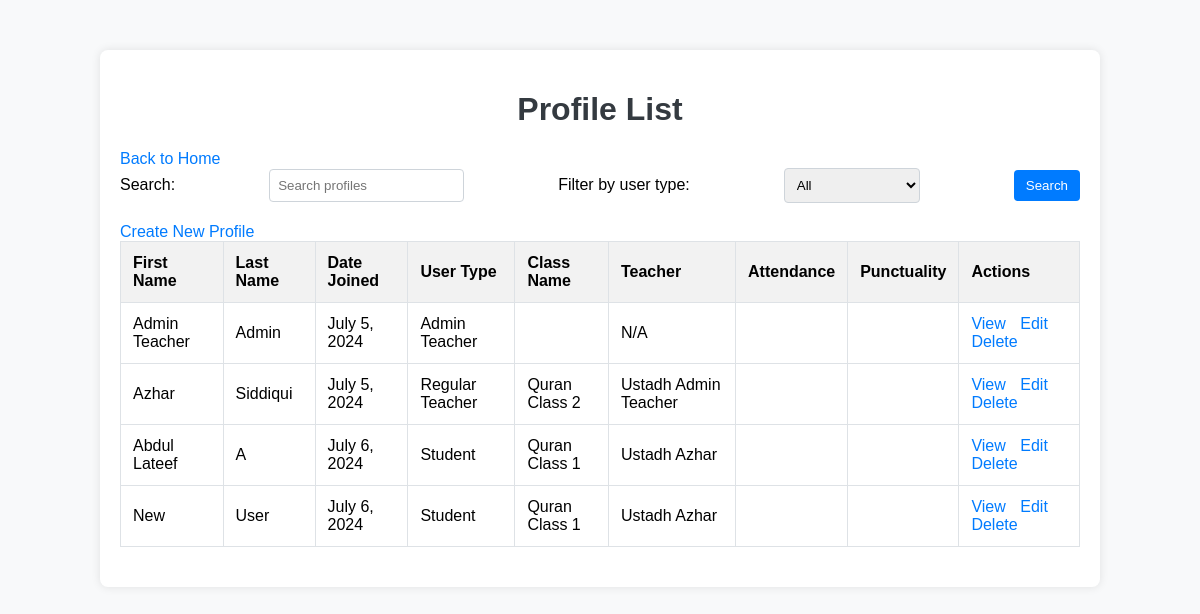
The app's page /accounts/profiles/ (signed in) with its own data.
### accounts/models.py (models this page shows, shortened)
class Profile(models.Model):
    ADMIN_TEACHER = 'admin_teacher'
    REGULAR_TEACHER = 'regular_teacher'
    STUDENT = 'student'
    WAITING_LIST = 'waiting_list'
    USER_TYPE_CHOICES = [
        (ADMIN_TEACHER, 'Admin Teacher'),
        (REGULAR_TEACHER, 'Regular Teacher'),
        (STUDENT, 'Student'),
        (WAITING_LIST, 'Waiting List'),
    ]
    user = models.OneToOneField(User, on_delete=models.CASCADE)
    user_type = models.CharField(max_length=20, choices=USER_TYPE_CHOICES, default=WAITING_LIST)
    class_name = models.ForeignKey(ClassName, on_delete=models.SET_NULL, null=True,blank=True, related_name='students')
    class Meta:
        verbose_name = "Profile"
        verbose_name_plural = "Profiles"

class ClassName(models.Model):
    QAIDAH = 'qaidah'
    QURAN_READING = 'quran_reading'
    HIFZ = 'hifz'
    NA = 'na'
    BOOK_CHOICES = [
        (QAIDAH, 'Qaidah'),
        (QURAN_READING, 'Quran Reading'),
        (HIFZ, 'Hifz'),
        (NA, 'N/A'),
    ]
    name = models.CharField(max_length=100)
    teacher = models.ForeignKey('Profile', on_delete=models.SET_NULL, null=True,
                                limit_choices_to={'user_type__in': ['admin_teacher', 'regular_teacher']})
    book = models.CharField(max_length=20, choices=BOOK_CHOICES, default=NA)
    created_at = models.DateTimeField(auto_now_add=True)
    class Meta:
        verbose_name = "Class"
        verbose_name_plural = "Classes"

### accounts/views.py (the view, shortened to what this page needs)
# urls.py: path('profiles/', ProfileListView.as_view(), name='profile-list'),
class ProfileListView(LoginRequiredMixin, ListView):
    model = Profile
    template_name = 'accounts/profiles_list.html'
    context_object_name = 'profiles'
    def get_queryset(self):
        queryset = Profile.objects.all()
        user_type = self.request.GET.get('user_type', None)
        search_query = self.request.GET.get('search', None)
        if user_type:
            queryset = queryset.filter(user_type=user_type)
        return queryset

### accounts/templates/accounts/profiles_list.html (shortened to what this page needs)
<!DOCTYPE html>
<html lang="en">
<head>
</head>
<body>
    <div class="container">
        <h1>Profile List</h1>
        <a href="{% url 'home' %}">Back to Home</a>
        <form method="get" action="{% url 'profile-list' %}">
            <label for="search">Search:</label>
            <input type="text" name="search" id="search" placeholder="Search profiles" value="{{ request.GET.search }}">
            <label for="user_type">Filter by user type:</label>
            <select name="user_type" id="user_type">
                <option value="">All</option>
            </select>
            <button type="submit">Search</button>
        </form>
        <a href="{% url 'profile-create' %}">Create New Profile</a>
        <table>
            <thead>
                <tr>
                    <th>First Name</th>
                    <th>Last Name</th>
                    <th>Date Joined</th>
                    <th>User Type</th>
                    <th>Class Name</th>
                    <th>Teacher</th>
                    <th>Attendance</th>
                    <th>Punctuality</th>
                    <th>Actions</th>
                </tr>
            </thead>
            <tbody>
                {% for profile in profiles %}
                    <tr>
                        <td>{{ profile.user.first_name }}</td>
                        <td>{{ profile.user.last_name }}</td>
                        <td>{{ profile.user.date_joined|date:"F j, Y" }}</td>
                        <td>{{ profile.get_user_type_display }}</td>
                        <td>{{ profile.class_name.name }}</td>
                        {% if profile.class_name.teacher %}
                        <td>Ustadh {{ profile.class_name.teacher.user.first_name }}</td>
                        {% else %}
                        <td>N/A</td>
                        {% endif %}
                        <td>{{ profile.attendance }}</td>
                        <td>{{ profile.punctuality }}</td>
                        <td class="actions">
                            <a href="{% url 'profile-detail' profile.pk %}">View</a>
                            <a href="{% url 'profile-update' profile.pk %}">Edit</a>
                            <a href="{% url 'profile-delete' profile.pk %}">Delete</a>
                        </td>
                    </tr>
                {% endfor %}
            </tbody>
        </table>
    </div>
</body>
</html>

### accounts/templates/accounts/profiles_list.html (style rules this page uses)
body { font-family: Arial, sans-serif; background-color: #f8f9fa; margin: 0; padding: 0; }
.container { width: 80%; margin: auto; background-color: #fff; padding: 20px; box-shadow: 0 0 10px rgba(0, 0, 0, 0.1); border-radius: 8px; margin-top: 50px; }
h1 { text-align: center; color: #343a40; }
form { display: flex; justify-content: space-between; align-items: center; margin-bottom: 20px; }
label { margin-right: 10px; }
input[type="text"], select { padding: 8px; margin-right: 10px; border: 1px solid #ced4da; border-radius: 4px; }
button { padding: 8px 12px; background-color: #007bff; color: #fff; border: none; border-radius: 4px; cursor: pointer; }
table { width: 100%; border-collapse: collapse; margin-bottom: 20px; }
table, th, td { border: 1px solid #dee2e6; }
th, td { padding: 12px; text-align: left; }
th { background-color: #f2f2f2; }
a { color: #007bff; text-decoration: none; }
.actions a { margin-right: 10px; }

### records on screen
Profile: user.first_name "Admin Teacher", user.last_name "Admin", user.date_joined "July 5, 2024", user_type "Admin Teacher", shows "N/A"
Profile: user.first_name "Azhar", user.last_name "Siddiqui", user.date_joined "July 5, 2024", user_type "Regular Teacher", class_name.name "Quran Class 2", class_name.teacher.user.first_name "Admin Teacher"
Profile: user.first_name "Abdul Lateef", user.last_name "A", user.date_joined "July 6, 2024", user_type "Student", class_name.name "Quran Class 1", class_name.teacher.user.first_name "Azhar"
Profile: user.first_name "New", user.last_name "User", user.date_joined "July 6, 2024", user_type "Student", class_name.name "Quran Class 1", class_name.teacher.user.first_name "Azhar"
